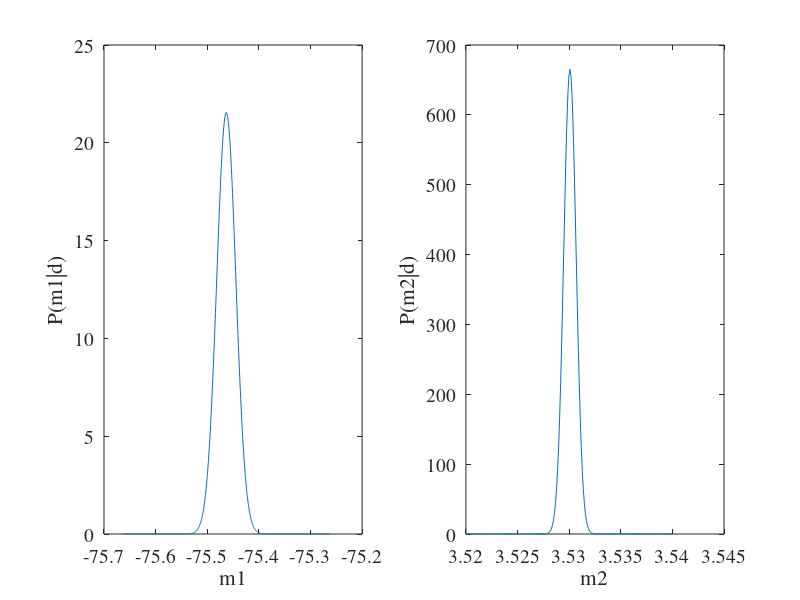

Here is the MATLAB script that generated this plot:
function hw2_2
set(0,'defaulttextfontname','times','defaulttextfontsize',14);
set(0,'defaultaxesfontname','times','defaultaxesfontsize',14);

% load data
load ge118_hw2.mat
sigma = 0.1;   % data error

%%%%%%%%%%%%%%%%%%%%%%%%%%%%%%
% least squares
disp('*** start least squares ***');
[m1_ls,m2_ls,mcov] = least_square(x,y,sigma);

disp('model covariance matrix:');
disp(mcov);
disp('standard deviation of m1 and m2:');
disp(sqrt(diag(mcov)));


%%%%%%%%%%%%%%%%%%%%%%%%%%%%%%
% grid search
disp('*** start monte carlo ***');
%m1 = -200:0.1:50;
%m2 = 1:0.1:10;
m1 = (m1_ls - 0.2):0.0005:(m1_ls + 0.2);
m2 = (m2_ls - 0.01):0.0001:(m2_ls + 0.01);

% L2 norm
[m1_l2,m2_l2,err_l2,err_all_l2] = grid_search(x,y,m1,m2,2);

% joint pdf
dm1 = m1(2) - m1(1);
dm2 = m2(2) - m2(1);
p_m1m2 = exp( -(err_all_l2-min(err_all_l2(:)))/(2*sigma^2) );
p_m1m2 = p_m1m2/(sum(p_m1m2(:))*dm1*dm2);

% marginal
p_m1 = dm2 * sum(p_m1m2,2);
p_m2 = dm1 * sum(p_m1m2,1);

m1 = m1(:);
m2 = m2(:);
p_m1 = p_m1(:);
p_m2 = p_m2(:);

figure;
subplot(121);
plot(m1,p_m1);
xlabel('m1'); ylabel('P(m1|d)');
subplot(122)
plot(m2,p_m2);
xlabel('m2'); ylabel('P(m2|d)');

% \sigma m1 m2
sigma_m1 = sqrt( dm1 * sum(p_m1 .* m1.^2) - (dm1 * sum(p_m1 .* m1)).^2 );
sigma_m2 = sqrt( dm2 * sum(p_m2 .* m2.^2) - (dm2 * sum(p_m2 .* m2)).^2 );
disp('standard deviation of m1 and m2:');
disp([sigma_m1 sigma_m2]);


end

% LEAST SQUARE SOLUTION
function [m1, m2, mcov] = least_square(xdata,ydata,sigma)
G = [ones(length(xdata),1) xdata(:)];
tmp = (G'*G)^(-1) * G' * ydata;
m1 = tmp(1);
m2 = tmp(2);
mcov = inv(G'*G/sigma^2);
end

% GRID SEARCH
function [m1_best,m2_best,err_best,err] = grid_search(xdata,ydata,m1,m2,flag)
% error over the model space
err = zeros(length(m1),length(m2));
for i = 1:length(m1)
    for j = 1:length(m2)
        err(i,j) = misfit(xdata,ydata,m1(i),m2(j),flag);
    end
end

% find the optimum solution
[err_best,id] = min(err(:));
[I,J] = ind2sub(size(err),id);
m1_best = m1(I);
m2_best = m2(J);
end

% CALCULATE THE MISFIT
function err = misfit(xdata,ydata,m1,m2,flag)
ypred = m1 + m2 * xdata;
if flag == 1       % L1 norm
    err = sum(abs(ypred-ydata));
elseif flag == 2   % L2 norm
    err = sum((ypred-ydata).^2);
end
end
